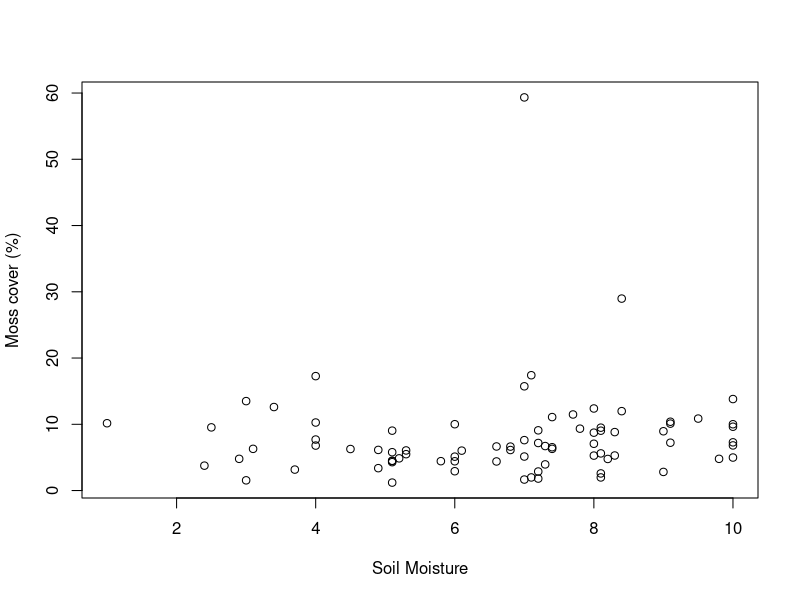
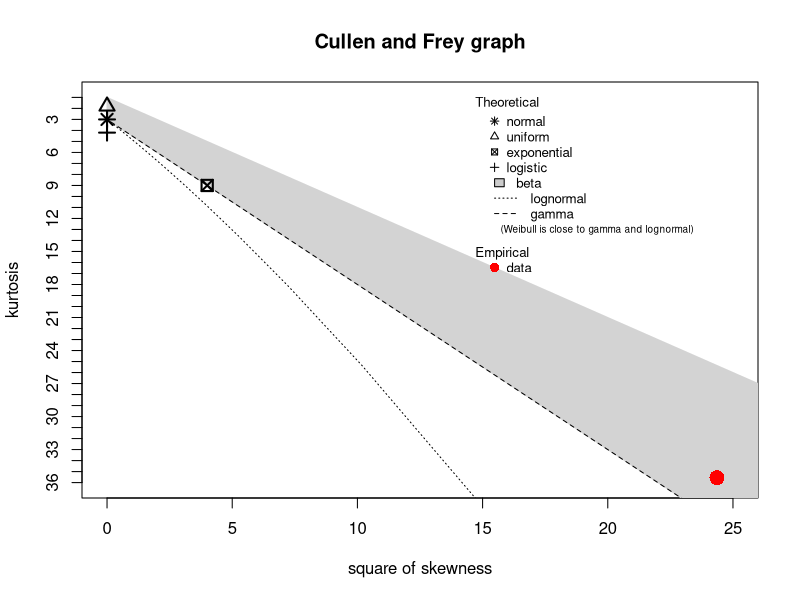

Write R code to recreate these figures, in order.
## ---- chunk 1
knitr::opts_chunk$set(echo = TRUE)
## ---- chunk 2
library(tidyverse)
library(dplyr)
library(ggplot2)
# Loading the dataset
mossdata <- read_delim("moss_data.csv", delim = ',')
#Renaming the dataset to mossdata

## ---- chunk 3
plot(mossdata$`Soil Moisture (unit)`, 
     mossdata$`% cover`,
     xlab = "Soil Moisture",
     ylab = "Moss cover (%)" )
## ---- chunk 4
shapiro.test(mossdata$`% cover`)
## ---- chunk 5
library(fitdistrplus)
descdist(mossdata$`% cover`)
